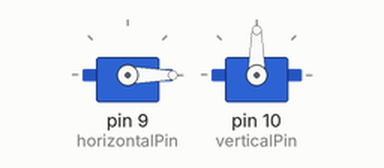
This sketch was run on a simulated Arduino Uno, built with avr-gcc and run on an emulated ATmega328P. On the bench: 2 × servo.

Above: at 0.05 s.
At 1.55 s:
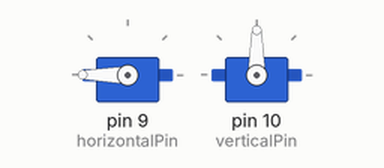
At 3.05 s:
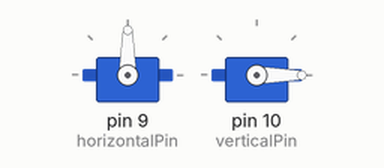
At 6.0 s:
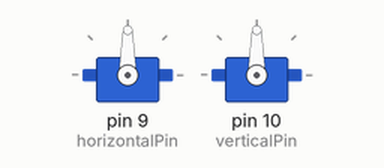
Timing chart, 0 to 7.8 s (numbered marks = the images above):
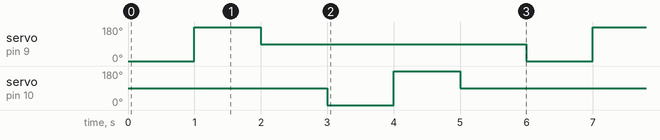

Measured:
- by itself, servo on pin 9 (horizontalPin): repeats every 6.0 s: 90° 4.0 s, 0° 1.0 s, 180° 1.0 s
- by itself, servo on pin 10 (verticalPin): repeats every 6.0 s: 180° 1.0 s, 90° 4.0 s, 0° 1.0 s

The sketch:

servo1.ino
```cpp
#include <Servo.h>

Servo horizontalServo; // Create a servo object for horizontal control
Servo verticalServo;   // Create a servo object for vertical control

// Define pins for servos
const int horizontalPin = 9; // Pin connected to horizontal servo
const int verticalPin = 10;  // Pin connected to vertical servo

void setup() {
  // Attach servos to the defined pins
  horizontalServo.attach(horizontalPin);
  verticalServo.attach(verticalPin);
}

void loop() {
  // Control horizontal servo (direction and speed)
  // 90 degrees = stop, 0 degrees = max speed in one direction, 180 degrees = max speed in the other direction
  horizontalServo.write(0); // Rotate horizontally at maximum speed in one direction
  delay(1000); // Wait for 1 second

  horizontalServo.write(180); // Rotate horizontally in the opposite direction at maximum speed
  delay(1000); // Wait for 1 second

  horizontalServo.write(90); // Stop the horizontal servo
  delay(1000); // Wait for 1 second

  // Control vertical servo (direction and speed)
  verticalServo.write(0); // Rotate vertically at maximum speed in one direction
  delay(1000); // Wait for 1 second

  verticalServo.write(180); // Rotate vertically in the opposite direction at maximum speed
  delay(1000); // Wait for 1 second

  verticalServo.write(90); // Stop the vertical servo
  delay(1000); // Wait for 1 second
}
```
